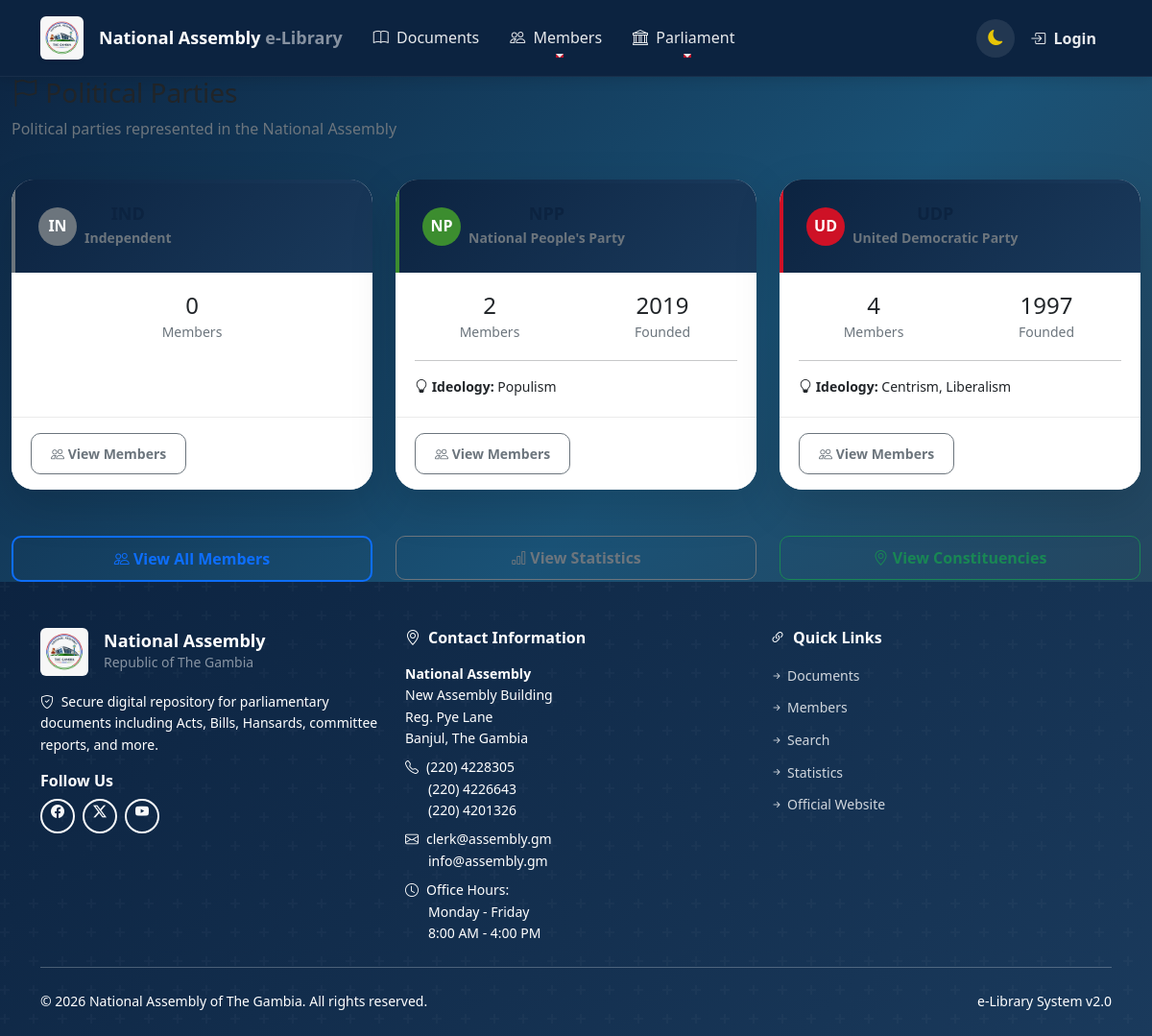
Page /members/parties/ on the committed database.
### members/models.py (models this page shows, shortened)
class Party(models.Model):
    class Meta:
        verbose_name = 'Political Party'
        verbose_name_plural = 'Political Parties'
        ordering = ['name']
    name = models.CharField(
        max_length=200,
        unique=True,
        verbose_name='Party Name'
    )
    abbreviation = models.CharField(
        max_length=10,
        unique=True,
        verbose_name='Abbreviation'
    )
    logo = models.ImageField(
        upload_to='parties/logos/',
        null=True,
        blank=True,
        verbose_name='Party Logo'
    )
    color = models.CharField(
        max_length=7,
        default='#000000',
        verbose_name='Party Color',
        help_text='Hex color code for party branding'
    )
    founded_year = models.PositiveIntegerField(
        null=True,
        blank=True,
        validators=[MinValueValidator(1800), MaxValueValidator(2100)],
        verbose_name='Founded Year'
    )
    ideology = models.CharField(
        max_length=200,
        null=True,
        blank=True,
        verbose_name='Political Ideology'
    )
    website = models.URLField(
        null=True,
        blank=True,
        verbose_name='Party Website'
    )
    is_active = models.BooleanField(
        default=True,
        verbose_name='Active Party'
    )
    created_at = models.DateTimeField(auto_now_add=True)
    updated_at = models.DateTimeField(auto_now=True)
    @property
    def member_count(self):
        return Member.objects.filter(
            party=self.name,
            is_active=True
        ).count()

### members/views.py (the view)
# urls.py: path('parties/', views.party_list, name='party_list'),
def party_list(request):
    parties = Party.objects.filter(is_active=True).order_by('name')
    return render(request, 'members/party_list.html', {
        'parties': parties,
        'title': 'Political Parties - National Assembly',
    })

### documents/context_processors.py (called while the page is built)
def document_stats(request):
    stats = {
        'total_documents': Document.objects.filter(is_published=True).count(),
        'categories_count': DocumentCategory.objects.filter(is_active=True).count(),
    }
    from django.utils import timezone
    from datetime import timedelta
    recent_date = timezone.now() - timedelta(days=7)
    stats['recent_documents'] = Document.objects.filter(
        is_published=True,
        created_at__gte=recent_date
    ).count()
    stats['document_types'] = {}
    for doc_type in Document.DocumentType.choices:
        count = Document.objects.filter(
            document_type=doc_type[0],
            is_published=True
        ).count()
        if count > 0:
            stats['document_types'][doc_type[1]] = count
    return {
        'document_stats': stats
    }

### templates/members/party_list.html (shortened to what this page needs)
{% extends 'base.html' %}
{% block content %}
<div class="container-fluid">
    <div class="row mb-4">
        <div class="col">
            <h1 class="h3 mb-2">
                <i class="bi bi-flag"></i> Political Parties
            </h1>
            <p class="text-muted">Political parties represented in the National Assembly</p>
        </div>
    </div>
    {% if parties %}
    <div class="row">
        {% for party in parties %}
        <div class="col-md-6 col-lg-4 mb-4">
            <div class="card h-100">
                <div class="card-header d-flex align-items-center" style="border-left: 4px solid {{ party.color }};">
                    {% if party.logo %}
                    <img src="{{ party.logo.url }}" alt="{{ party.abbreviation }}"
                         style="width: 40px; height: 40px; object-fit: contain;" class="me-2">
                    {% else %}
                    <div class="party-color me-2"
                         style="width: 40px; height: 40px; background-color: {{ party.color }};
                                border-radius: 50%; display: flex; align-items: center;
                                justify-content: center; color: white; font-weight: bold;">
                        {{ party.abbreviation|slice:":2" }}
                    </div>
                    {% endif %}
                    <div>
                        <h5 class="mb-0">{{ party.abbreviation }}</h5>
                        <small class="text-muted">{{ party.name }}</small>
                    </div>
                </div>
                <div class="card-body">
                    <div class="row text-center">
                        <div class="col">
                            <div class="h4 mb-0">{{ party.member_count }}</div>
                            <small class="text-muted">Members</small>
                        </div>
                        {% if party.founded_year %}
                        <div class="col">
                            <div class="h4 mb-0">{{ party.founded_year }}</div>
                            <small class="text-muted">Founded</small>
                        </div>
                        {% endif %}
                    </div>
                    {% if party.ideology %}
                    <hr>
                    <p class="mb-0 small">
                        <strong><i class="bi bi-lightbulb"></i> Ideology:</strong>
                        {{ party.ideology }}
                    </p>
                    {% endif %}
                </div>
                <div class="card-footer">
                    <a href="{% url 'members:member_list' %}?party={{ party.abbreviation }}"
                       class="btn btn-sm btn-outline-secondary">
                        <i class="bi bi-people"></i> View Members
                    </a>
                </div>
            </div>
        </div>
        {% endfor %}
    </div>
    {% endif %}
    <div class="row mt-4">
        <div class="col-md-4">
            <a href="{% url 'members:member_list' %}" class="btn btn-outline-primary w-100">
                <i class="bi bi-people"></i> View All Members
            </a>
        </div>
        <div class="col-md-4">
            <a href="{% url 'members:member_stats' %}" class="btn btn-outline-secondary w-100">
                <i class="bi bi-bar-chart"></i> View Statistics
            </a>
        </div>
        <div class="col-md-4">
            <a href="{% url 'members:constituency_list' %}" class="btn btn-outline-success w-100">
                <i class="bi bi-geo-alt"></i> View Constituencies
            </a>
        </div>
    </div>
</div>
{% endblock %}

### rows in the picture
Party: abbreviation "IN", name "Independent", member_count "0"
Party: abbreviation "NP", name "National People's Party", member_count "2", founded_year "2019", ideology "Populism"
Party: abbreviation "UD", name "United Democratic Party", member_count "4", founded_year "1997", ideology "Centrism, Liberalism"
